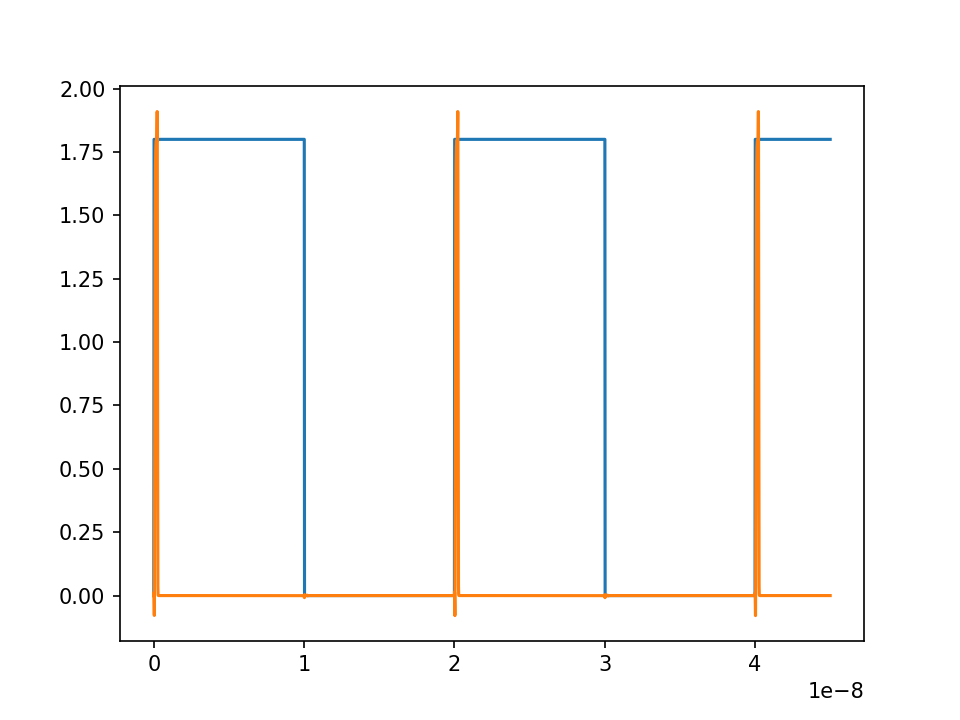

Python code for this plot:
import numpy as np
import matplotlib.pyplot as plt
from collections import defaultdict

saved = [
    "din",
    "dout",
    "vdd",
]

plot = ["din", "dout"]


def read_data(f):
    data = defaultdict(lambda: [])
    for line in f.readlines():
        values = line.split()
        ctr = 0
        for key in saved:
            if ctr == 0:
                data["time"].append(float(values[ctr]))
            ctr += 1
            data[key].append(float(values[ctr]))
            ctr += 1
    return {k: np.array(v) for k, v in data.items()}


def read_test_data():
    with open("./edge_detector.dat") as f:
        return read_data(f)


def plot_data(data):
    plt.figure(dpi=150)
    for sig in plot:
        plt.plot(data["time"], data[sig])
    plt.savefig("edge_detector.png")
    plt.show()


if __name__ == "__main__":
    data = read_test_data()
    plot_data(data)
